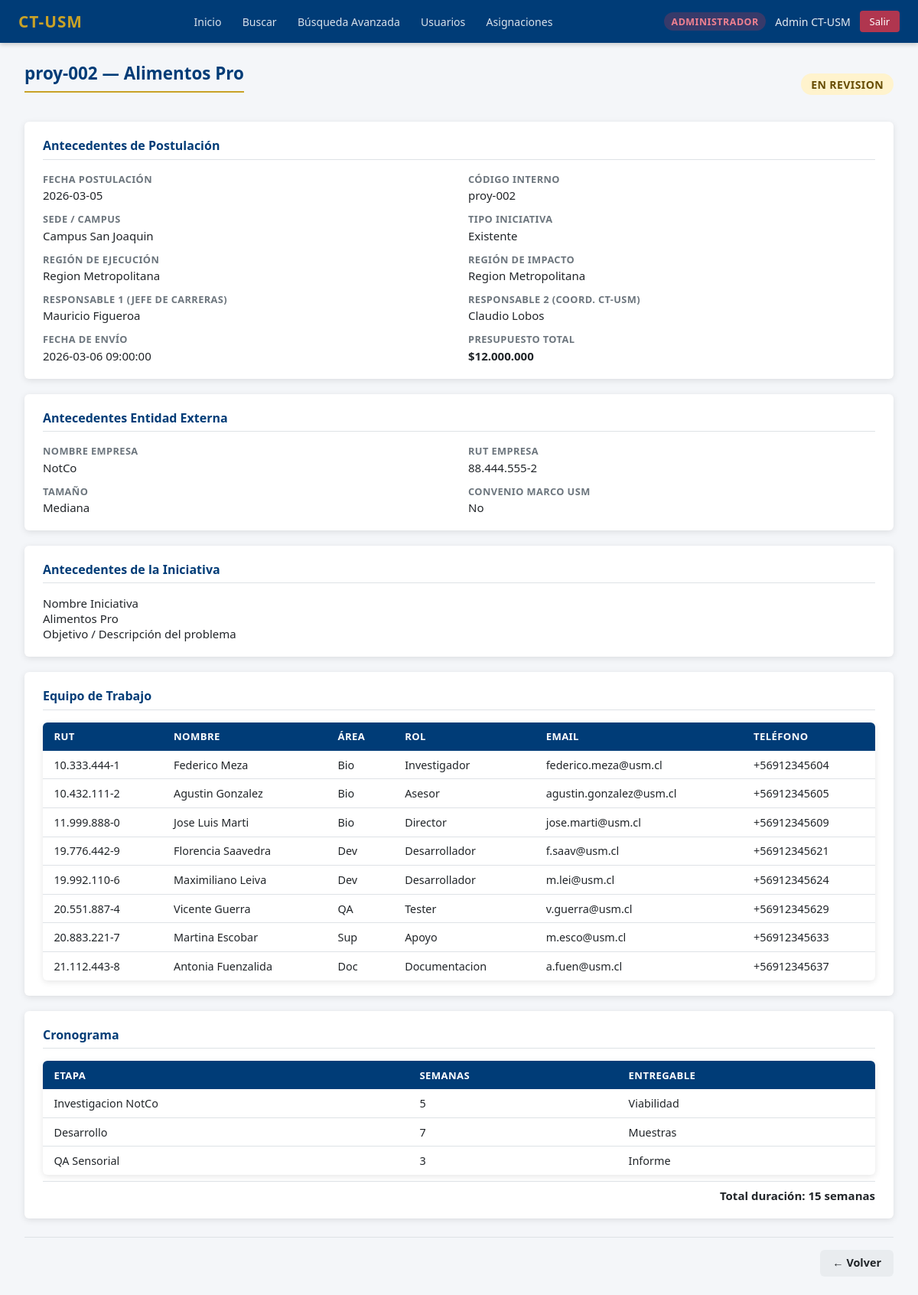
The page /PHP/ver_postulacion.php?id=2 (signed in) on the database its author committed.
### tables this page shows
CREATE TABLE `equipotrabajo` (
  `EQ_Rut_Integrante` varchar(12) NOT NULL,
  `EQ_Id_Postulacion` int(11) NOT NULL,
  `EQ_AreaEspecializacion` varchar(50) NOT NULL,
  `EQ_Rol` varchar(50) NOT NULL
);

CREATE TABLE `integrantes` (
  `I_Rut` varchar(12) NOT NULL,
  `I_Nombre` varchar(100) NOT NULL,
  `I_Tipo_ID` int(11) NOT NULL,
  `I_Campus` int(11) NOT NULL,
  `I_Email` varchar(100) NOT NULL,
  `I_Telefono` varchar(15) DEFAULT NULL
);

CREATE TABLE `etapa` (
  `ET_Id` int(11) NOT NULL,
  `ET_Nombre` varchar(100) NOT NULL,
  `ET_Semanas` int(11) NOT NULL,
  `ET_Entregable` varchar(100) NOT NULL,
  `ET_Postulacion_ID` int(11) NOT NULL
);

### PHP/ver_postulacion.php (the view, shortened to what this page needs)
<?php
include "conexion.php";
$id = (int)($_GET['id'] ?? 0);
$stmt = $conexion->prepare("SELECT * FROM vista_postulaciones WHERE P_Id = ?");
$stmt->bind_param("i", $id);
$stmt->execute();
$post = $stmt->get_result()->fetch_assoc();
$stmtEq = $conexion->prepare(
    "SELECT eq.EQ_Rol, eq.EQ_AreaEspecializacion, i.I_Nombre, i.I_Rut, i.I_Email, i.I_Telefono
    FROM equipotrabajo eq
    JOIN integrantes i ON eq.EQ_Rut_Integrante = i.I_Rut
    WHERE eq.EQ_Id_Postulacion = ?"
);
$stmtEq->bind_param("i", $id);
$stmtEq->execute();
$equipo = $stmtEq->get_result();
$stmtEt = $conexion->prepare(
    "SELECT ET_Nombre, ET_Semanas, ET_Entregable FROM etapa WHERE ET_Postulacion_ID = ? ORDER BY ET_Id"
);
$stmtEt->bind_param("i", $id);
$stmtEt->execute();
$etapas = $stmtEt->get_result();
$stmtSem = $conexion->prepare("SELECT fn_total_semanas(?) AS total");
$stmtSem->bind_param("i", $id);
$stmtSem->execute();
$totalSem = $stmtSem->get_result()->fetch_assoc()['total'];
include "navbar.php";
?>
<div class="seccion-header">
    <h2 class="titulo-seccion">
        <?= htmlspecialchars($post['P_Codigo_interno']) ?> — <?= htmlspecialchars($post['P_Nombre']) ?>
    </h2>
    <span class="badge badge-<?= strtolower(str_replace(' ', '-', $post['Estado'])) ?> badge-lg"><?= htmlspecialchars($post['Estado']) ?></span>
</div>
<div class="card">
    <h3 class="card-titulo">Antecedentes de Postulación</h3>
    <div class="grid-2col">
        <div><label>Fecha Postulación</label><p><?= $post['P_Fecha'] ?></p></div>
        <div><label>Código Interno</label><p><?= htmlspecialchars($post['P_Codigo_interno']) ?></p></div>
        <div><label>Sede / Campus</label><p><?= htmlspecialchars($post['Campus']) ?></p></div>
        <div><label>Tipo Iniciativa</label><p><?= htmlspecialchars($post['TipoIniciativa']) ?></p></div>
        <div><label>Región de Ejecución</label><p><?= htmlspecialchars($post['RegionRealizar']) ?></p></div>
        <div><label>Región de Impacto</label><p><?= htmlspecialchars($post['RegionImpacto']) ?></p></div>
        <div><label>Responsable 1 (Jefe de Carreras)</label><p><?= htmlspecialchars($post['Responsable1']) ?></p></div>
        <div><label>Responsable 2 (Coord. CT-USM)</label><p><?= htmlspecialchars($post['Responsable2']) ?></p></div>
        <?php if ($post['P_Fecha_Envio']): ?>
        <div><label>Fecha de Envío</label><p><?= $post['P_Fecha_Envio'] ?></p></div>
        <?php endif; ?>
        <div><label>Presupuesto Total</label><p><strong>$<?= number_format($post['P_Presupuesto'], 0, ',', '.') ?></strong></p></div>
    </div>
</div>
<div class="card">
    <h3 class="card-titulo">Antecedentes Entidad Externa</h3>
    <div class="grid-2col">
        <div><label>Nombre Empresa</label><p><?= htmlspecialchars($post['Empresa']) ?></p></div>
        <div><label>RUT Empresa</label><p><?= htmlspecialchars($post['EmpresaRut']) ?></p></div>
        <div><label>Tamaño</label><p><?= htmlspecialchars($post['TamanoEmpresa']) ?></p></div>
        <div><label>Convenio Marco USM</label><p><?= $post['ConvenioUSM'] ? 'Sí' : 'No' ?></p></div>
    </div>
</div>
<div class="card">
    <h3 class="card-titulo">Antecedentes de la Iniciativa</h3>
    <div>
        <label>Nombre Iniciativa</label><p><?= htmlspecialchars($post['P_Nombre']) ?></p>
        <label>Objetivo / Descripción del problema</label>
    </div>
</div>
<div class="card">
    <h3 class="card-titulo">Equipo de Trabajo</h3>
    <?php if ($equipo->num_rows > 0): ?>
    <table class="tabla tabla-sm">
        <thead>
            <tr><th>RUT</th><th>Nombre</th><th>Área</th><th>Rol</th><th>Email</th><th>Teléfono</th></tr>
        </thead>
        <tbody>
        <?php while ($m = $equipo->fetch_assoc()): ?>
            <tr>
                <td><?= htmlspecialchars($m['I_Rut']) ?></td>
                <td><?= htmlspecialchars($m['I_Nombre']) ?></td>
                <td><?= htmlspecialchars($m['EQ_AreaEspecializacion']) ?></td>
                <td><?= htmlspecialchars($m['EQ_Rol']) ?></td>
                <td><?= htmlspecialchars($m['I_Email']) ?></td>
                <td><?= htmlspecialchars($m['I_Telefono'] ?? '-') ?></td>
            </tr>
        <?php endwhile; ?>
        </tbody>
    </table>
    <?php else: ?>
        <p class="texto-muted">Sin integrantes registrados.</p>
    <?php endif; ?>
</div>
<div class="card">
    <h3 class="card-titulo">Cronograma</h3>
    <?php if ($etapas->num_rows > 0): ?>
    <table class="tabla tabla-sm">
        <thead>
            <tr><th>Etapa</th><th>Semanas</th><th>Entregable</th></tr>
        </thead>
        <tbody>
        <?php while ($et = $etapas->fetch_assoc()): ?>
            <tr>
                <td><?= htmlspecialchars($et['ET_Nombre']) ?></td>
                <td><?= $et['ET_Semanas'] ?></td>
                <td><?= htmlspecialchars($et['ET_Entregable']) ?></td>
            </tr>
        <?php endwhile; ?>
        </tbody>
    </table>
    <p class="total-semanas"><strong>Total duración: <?= $totalSem ?> semanas</strong></p>
    <?php else: ?>
        <p class="texto-muted">Sin etapas registradas.</p>
    <?php endif; ?>
</div>
<div class="acciones-bottom">
    <a href="javascript:history.back()" class="btn btn-secundario">← Volver</a>
</div>
<?php include "footer.php"; ?>

### PHP/css/estilo.css (style rules this page uses)
:root { --azul: #003C77; --azul-claro: #005fa3; --dorado: #c9a227; --dorado-hover: #a8841e; --bg: #f4f6f9; --blanco: #ffffff; --gris-borde: #dee2e6; --texto: #212529; --texto-muted:#6c757d; --verde: #198754; --rojo: #dc3545; --naranja: #fd7e14; --radio: 6px; --sombra: 0 2px 8px rgba(0,0,0,.10); }
* { box-sizing: border-box; margin: 0; padding: 0; }
body { font-family: 'Segoe UI', Arial, sans-serif; font-size: 15px; background: var(--bg); color: var(--texto); min-height: 100vh; }
.titulo-seccion { font-size: 1.4rem; font-weight: 700; color: var(--azul); margin-bottom: 1.2rem; padding-bottom: .5rem; border-bottom: 2px solid var(--dorado); }
.seccion-header { display: flex; align-items: center; justify-content: space-between; margin-bottom: 1.2rem; }
.card { background: var(--blanco); border-radius: var(--radio); box-shadow: var(--sombra); padding: 1.25rem 1.5rem; margin-bottom: 1.25rem; }
.card-titulo { font-size: 1rem; font-weight: 700; color: var(--azul); margin-bottom: 1rem; padding-bottom: .4rem; border-bottom: 1px solid var(--gris-borde); }
.grid-2col { display: grid; grid-template-columns: 1fr 1fr; gap: .75rem 1.5rem; }
.grid-2col label, .campo label { display: block; font-size: .8rem; font-weight: 600; color: var(--texto-muted); text-transform: uppercase; letter-spacing: .4px; margin-bottom: .15rem; }
.grid-2col p, .campo p { margin: 0; }
.btn { display: inline-block; padding: .45rem 1rem; border-radius: var(--radio); border: none; cursor: pointer; font-size: .9rem; font-weight: 600; text-decoration: none; transition: all .2s; line-height: 1.4; }
.btn-secundario { background: #e9ecef; color: var(--texto); }
.acciones-bottom { display: flex; gap: .75rem; justify-content: flex-end; margin-top: 1.5rem; padding-top: 1rem; border-top: 1px solid var(--gris-borde); }
.tabla { width: 100%; border-collapse: collapse; background: var(--blanco); border-radius: var(--radio); overflow: hidden; box-shadow: var(--sombra); font-size: .9rem; }
.tabla thead th { background: var(--azul); color: #fff; padding: .6rem .9rem; text-align: left; font-weight: 600; font-size: .82rem; text-transform: uppercase; letter-spacing: .4px; }
.tabla tbody td { padding: .55rem .9rem; border-bottom: 1px solid var(--gris-borde); vertical-align: middle; }
.tabla tbody tr:last-child td { border-bottom: none; }
.tabla-sm td, .tabla-sm th { padding: .4rem .7rem; }
.badge { display: inline-block; padding: .2rem .55rem; border-radius: 20px; font-size: .76rem; font-weight: 700; text-transform: uppercase; letter-spacing: .4px; }
.badge-lg { font-size: .88rem; padding: .3rem .8rem; }
.badge-en-revision { background: #fff3cd; color: #664d03; }
.total-semanas { text-align: right; margin-top: .5rem; padding-top: .5rem; border-top: 1px solid var(--gris-borde); }

### rows shown on the page
equipotrabajo: EQ_Rut_Integrante.I_Rut "10.333.444-1", EQ_Rut_Integrante.I_Nombre "Federico Meza", EQ_AreaEspecializacion "Bio", EQ_Rol "Investigador", EQ_Rut_Integrante.I_Email "federico.meza@usm.cl", EQ_Rut_Integrante.I_Telefono "+56912345604"
equipotrabajo: EQ_Rut_Integrante.I_Rut "10.432.111-2", EQ_Rut_Integrante.I_Nombre "Agustin Gonzalez", EQ_AreaEspecializacion "Bio", EQ_Rol "Asesor", EQ_Rut_Integrante.I_Email "agustin.gonzalez@usm.cl", EQ_Rut_Integrante.I_Telefono "+56912345605"
equipotrabajo: EQ_Rut_Integrante.I_Rut "11.999.888-0", EQ_Rut_Integrante.I_Nombre "Jose Luis Marti", EQ_AreaEspecializacion "Bio", EQ_Rol "Director", EQ_Rut_Integrante.I_Email "jose.marti@usm.cl", EQ_Rut_Integrante.I_Telefono "+56912345609"
equipotrabajo: EQ_Rut_Integrante.I_Rut "19.776.442-9", EQ_Rut_Integrante.I_Nombre "Florencia Saavedra", EQ_AreaEspecializacion "Dev", EQ_Rol "Desarrollador", EQ_Rut_Integrante.I_Email "f.saav@usm.cl", EQ_Rut_Integrante.I_Telefono "+56912345621"
equipotrabajo: EQ_Rut_Integrante.I_Rut "19.992.110-6", EQ_Rut_Integrante.I_Nombre "Maximiliano Leiva", EQ_AreaEspecializacion "Dev", EQ_Rol "Desarrollador", EQ_Rut_Integrante.I_Email "m.lei@usm.cl", EQ_Rut_Integrante.I_Telefono "+56912345624"
equipotrabajo: EQ_Rut_Integrante.I_Rut "20.551.887-4", EQ_Rut_Integrante.I_Nombre "Vicente Guerra", EQ_AreaEspecializacion "QA", EQ_Rol "Tester", EQ_Rut_Integrante.I_Email "v.guerra@usm.cl", EQ_Rut_Integrante.I_Telefono "+56912345629"
equipotrabajo: EQ_Rut_Integrante.I_Rut "20.883.221-7", EQ_Rut_Integrante.I_Nombre "Martina Escobar", EQ_AreaEspecializacion "Sup", EQ_Rol "Apoyo", EQ_Rut_Integrante.I_Email "m.esco@usm.cl", EQ_Rut_Integrante.I_Telefono "+56912345633"
equipotrabajo: EQ_Rut_Integrante.I_Rut "21.112.443-8", EQ_Rut_Integrante.I_Nombre "Antonia Fuenzalida", EQ_AreaEspecializacion "Doc", EQ_Rol "Documentacion", EQ_Rut_Integrante.I_Email "a.fuen@usm.cl", EQ_Rut_Integrante.I_Telefono "+56912345637"
etapa: ET_Nombre "Investigacion NotCo", ET_Semanas "5", ET_Entregable "Viabilidad"
etapa: ET_Nombre "Desarrollo", ET_Semanas "7", ET_Entregable "Muestras"
etapa: ET_Nombre "QA Sensorial", ET_Semanas "3", ET_Entregable "Informe"

### other values the page prints
$__rol "ADMINISTRADOR"
$__nombre "Admin CT-USM"
$post['P_Codigo_interno'] "proy-002"
$post['P_Nombre'] "Alimentos Pro"
$post['Estado'] "EN REVISION"
$post['P_Fecha'] "2026-03-05"
$post['Campus'] "Campus San Joaquin"
$post['TipoIniciativa'] "Existente"
$post['RegionRealizar'] "Region Metropolitana"
$post['RegionImpacto'] "Region Metropolitana"
$post['Responsable1'] "Mauricio Figueroa"
$post['Responsable2'] "Claudio Lobos"
$post['P_Fecha_Envio'] "2026-03-06 09:00:00"
$post['P_Presupuesto'] "12.000.000"
$post['Empresa'] "NotCo"
